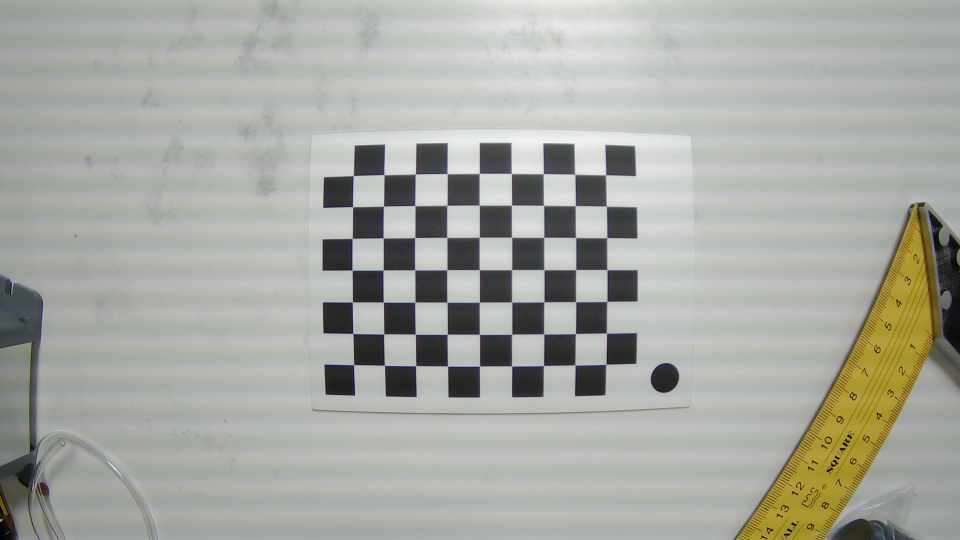
#> input picture calibration_images/session_20250517_054446/image001.jpg, 1920 x 1080 px, given in place of the camera (shown at 1/2 size)
$ python fullscreen_camera_mask.py
#> lines starting #> are read from the running program, lines starting #| are printed output that depends on the picture; after the words box and inside, x2 and y2 are one past the last pixel; in counts of white or black regions, pixels touching at a corner belong together
import cv2
import numpy as np

# Callback funkcija trackbar'ams
def nothing(x):
    pass

# Sukuriamas langas
cv2.namedWindow("Camera Feed", cv2.WND_PROP_FULLSCREEN)
cv2.setWindowProperty("Camera Feed", cv2.WND_PROP_FULLSCREEN, cv2.WINDOW_FULLSCREEN)

# Sukuriami trackbar'ai HSV spalvos nustatymams
cv2.namedWindow("Settings")
cv2.createTrackbar("Lower Hue", "Settings", 0, 179, nothing)
cv2.createTrackbar("Upper Hue", "Settings", 179, 179, nothing)
cv2.createTrackbar("Lower Saturation", "Settings", 104, 255, nothing)
cv2.createTrackbar("Upper Saturation", "Settings", 213, 255, nothing)
cv2.createTrackbar("Lower Value", "Settings", 177, 255, nothing)
cv2.createTrackbar("Upper Value", "Settings", 255, 255, nothing)


# Atidaroma kamera (0 - numatytoji kamera)
cap = cv2.VideoCapture(0)

if not cap.isOpened():
    print("Klaida: Nepavyko atidaryti kameros.")
    exit()

while True:
    # Nuskaitomas kadras iš kameros
    ret, frame = cap.read()
#> frame is the input picture: shape (1080, 1920, 3); mean B, G, R 162.7, 169.6, 167.9
    if not ret:
        print("Klaida: Nepavyko nuskaityti kadro.")
        break

    # Konvertuojamas kadras į HSV spalvų erdvę
    hsv = cv2.cvtColor(frame, cv2.COLOR_BGR2HSV)
#> hsv: shape (1080, 1920, 3); mean H, S, V 57.7, 17.5, 171.2

    # Gaunami HSV reikšmių nustatymai iš trackbar'ų
    lower_hue = cv2.getTrackbarPos("Lower Hue", "Settings")
    upper_hue = cv2.getTrackbarPos("Upper Hue", "Settings")
    lower_saturation = cv2.getTrackbarPos("Lower Saturation", "Settings")
    upper_saturation = cv2.getTrackbarPos("Upper Saturation", "Settings")
    lower_value = cv2.getTrackbarPos("Lower Value", "Settings")
    upper_value = cv2.getTrackbarPos("Upper Value", "Settings")

    # Nustatomi mėlynos spalvos rėžiai HSV formatu
    lower_blue = np.array([lower_hue, lower_saturation, lower_value])
    upper_blue = np.array([upper_hue, upper_saturation, upper_value])

    # Sukuriamas maskas, kuris išskiria tik mėlyną spalvą
    mask = cv2.inRange(hsv, lower_blue, upper_blue)
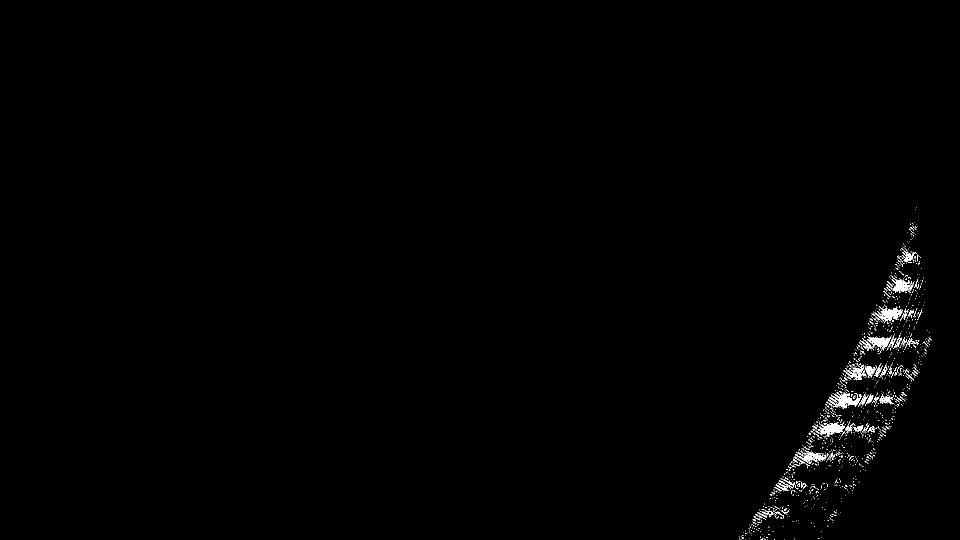
#> mask: shape (1080, 1920) (shown at 1/2 size); 0.56% white; 1257 white regions (1198 under 20 px), largest, box (x1, y1, x2, y2) and area: (1656, 784, 1724, 817) 845, (1720, 671, 1784, 701) 779, (1631, 845, 1690, 871) 753

    # Primenamas maskas ant originalaus kadro
    result = cv2.bitwise_and(frame, frame, mask=mask)

    # --- Mask refinement using morphological operations ---
    kernel = np.ones((5, 5), np.uint8)
    mask_erosion = cv2.erode(mask, kernel, iterations=1)
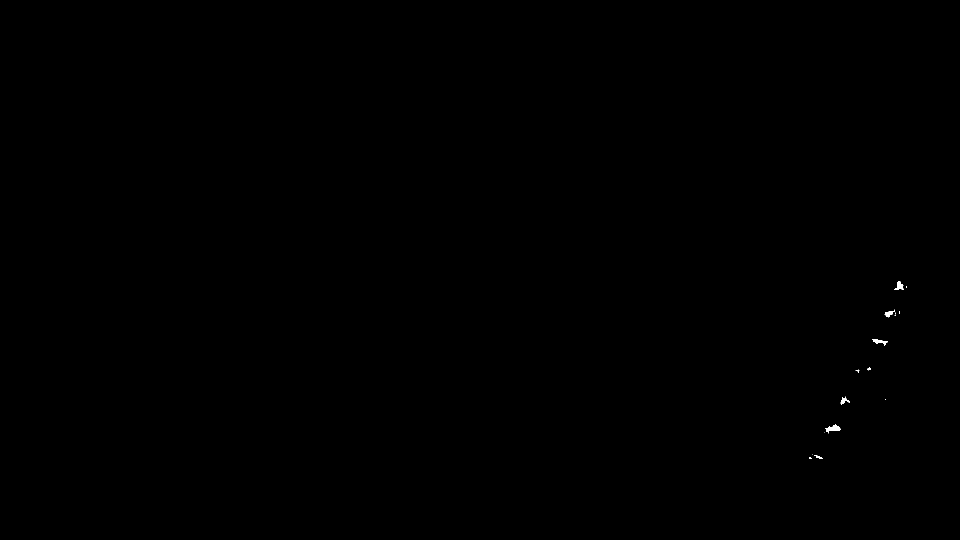
#> mask_erosion: shape (1080, 1920) (shown at 1/2 size); 0.05% white; 16 white regions (8 under 20 px), largest, box (x1, y1, x2, y2) and area: (1651, 849, 1681, 867) 267, (1788, 563, 1808, 580) 171, (1745, 678, 1776, 692) 171
    mask_dilation = cv2.dilate(mask_erosion, kernel, iterations=1)
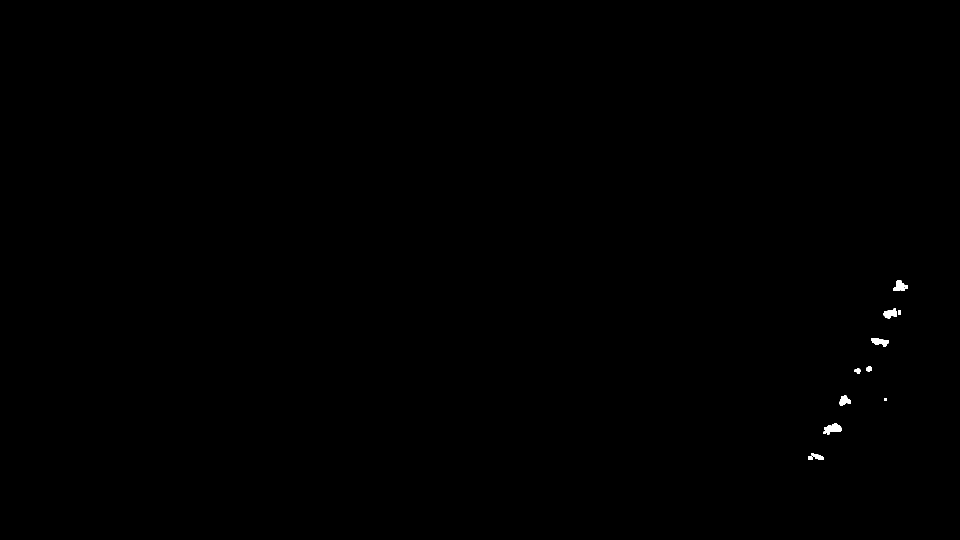
#> mask_dilation: shape (1080, 1920) (shown at 1/2 size); 0.12% white; 10 white regions, largest, box (x1, y1, x2, y2) and area: (1647, 847, 1683, 869) 500, (1786, 561, 1816, 582) 392, (1743, 676, 1778, 694) 379


    # Parodomas originalus kadras ir rezultatas
    cv2.imshow("Camera Feed", frame)
    cv2.imshow("Blue Detection", result)
    cv2.imshow("Mask", mask_dilation)

    # Laukiama klavišo paspaudimo (1 ms)
    key = cv2.waitKey(1)
#> (key q is pressed here)

    # Jei paspaudžiamas 'q' klavišas, išeinama iš ciklo
    if key == ord('q'):
        break

# Atlaisvinami resursai
cap.release()
cv2.destroyAllWindows()
# Modified to include blue color detection with HSV filter

$ run again, on calibration_images/session_20250517_054446/image002.jpg
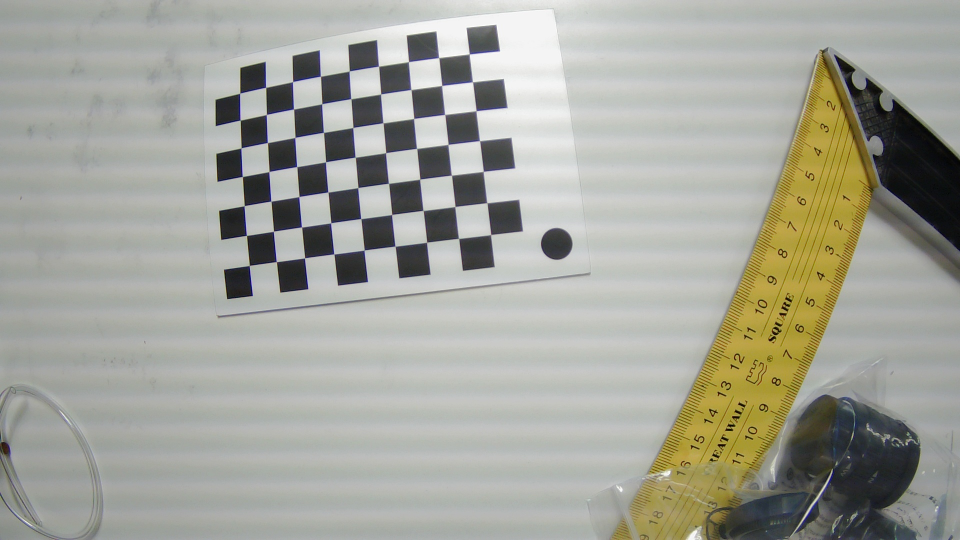
#> input picture calibration_images/session_20250517_054446/image002.jpg, 1920 x 1080 px, given in place of the camera (shown at 1/2 size)
#> frame is the input picture: shape (1080, 1920, 3); mean B, G, R 154.1, 163.8, 163.1
#> hsv: shape (1080, 1920, 3); mean H, S, V 54.8, 24.5, 166.3
#> `mask = cv2.inRange(hsv, lower_blue, upper_blue)`:
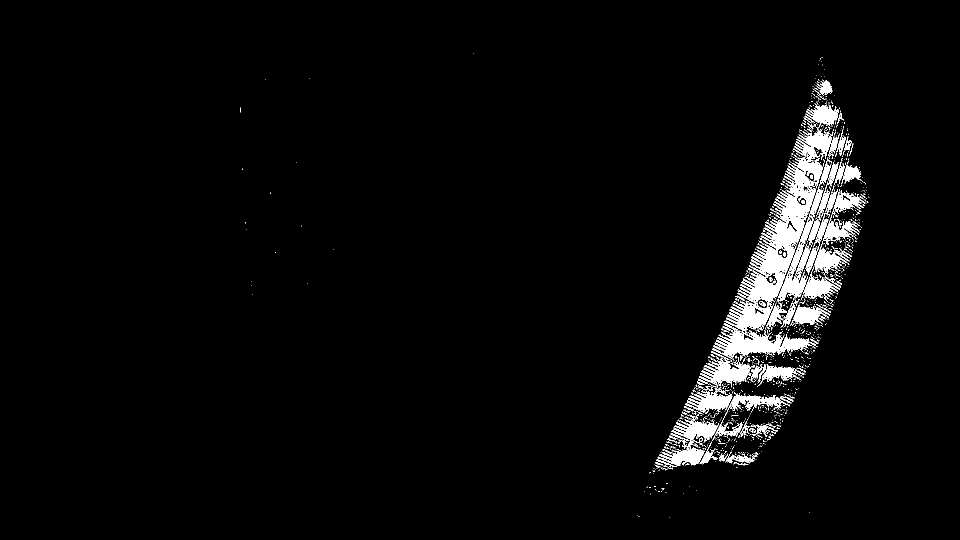
#> mask: shape (1080, 1920) (shown at 1/2 size); 3.2% white; 1334 white regions (1244 under 20 px), largest, box (x1, y1, x2, y2) and area: (1427, 254, 1664, 717) 25664, (1629, 383, 1731, 548) 4474, (1553, 327, 1663, 605) 4303
#> mask_erosion: shape (1080, 1920); 1.2% white; 68 white regions (22 under 20 px), largest, box (x1, y1, x2, y2) and area: (1547, 378, 1626, 489) 2893, (1453, 667, 1561, 708) 2193, (1525, 499, 1586, 544) 1514
#> `mask_dilation = cv2.dilate(mask_erosion, kernel, iterations=1)`:
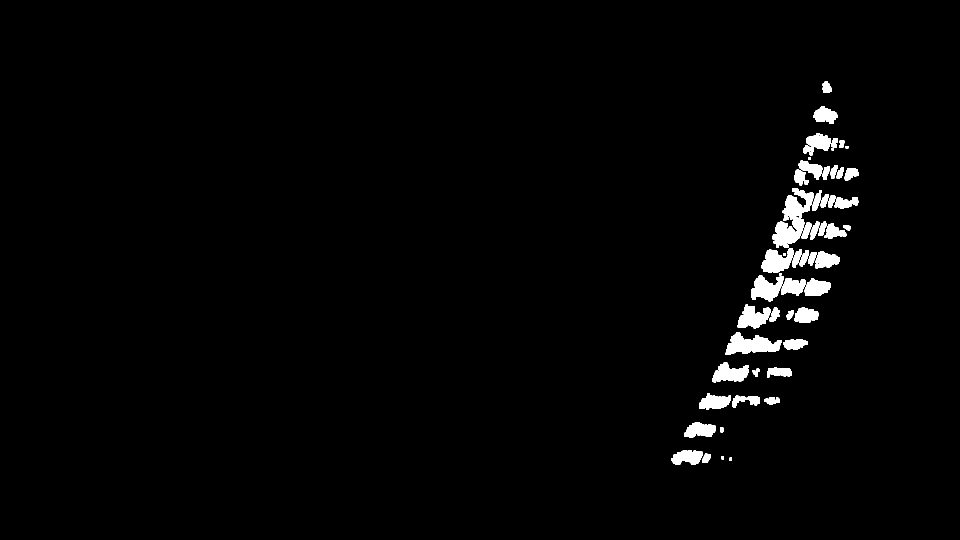
#> mask_dilation: shape (1080, 1920) (shown at 1/2 size); 1.9% white; 53 white regions, largest, box (x1, y1, x2, y2) and area: (1545, 376, 1628, 496) 4515, (1451, 665, 1563, 710) 2969, (1502, 550, 1568, 603) 2085

$ run again, on calibration_images/session_20250517_054446/image003.jpg
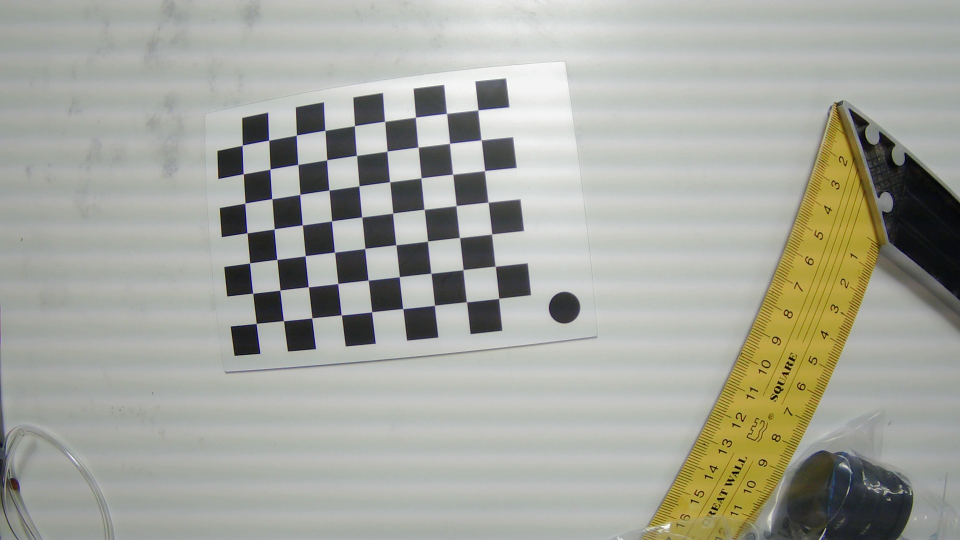
#> input picture calibration_images/session_20250517_054446/image003.jpg, 1920 x 1080 px, given in place of the camera (shown at 1/2 size)
#> frame is the input picture: shape (1080, 1920, 3); mean B, G, R 157.3, 166.3, 165.4
#> hsv: shape (1080, 1920, 3); mean H, S, V 55.8, 22.7, 168.6
#> `mask = cv2.inRange(hsv, lower_blue, upper_blue)`:
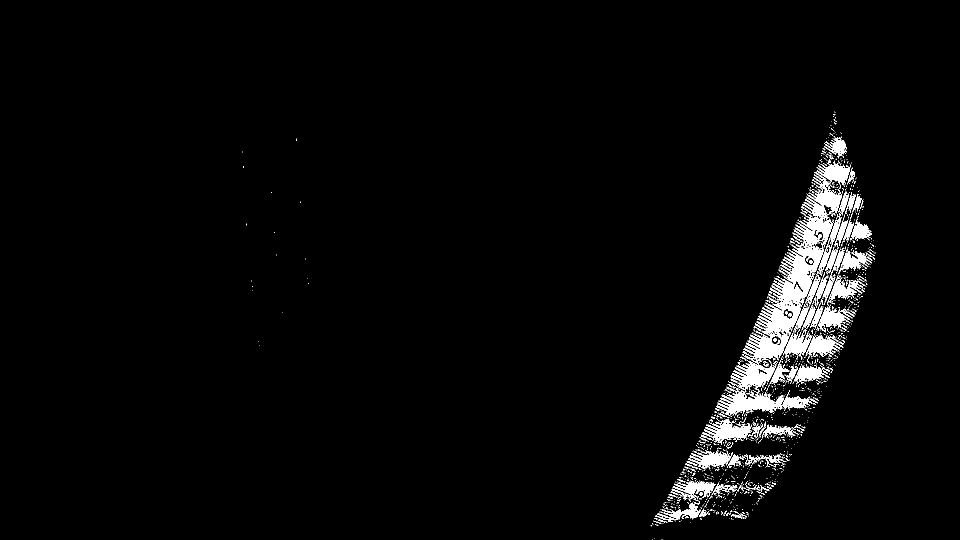
#> mask: shape (1080, 1920) (shown at 1/2 size); 2.8% white; 1458 white regions (1357 under 20 px), largest, box (x1, y1, x2, y2) and area: (1458, 344, 1684, 785) 19577, (1432, 772, 1625, 834) 4305, (1405, 837, 1504, 890) 2198
#> mask_erosion: shape (1080, 1920); 0.9% white; 83 white regions (38 under 20 px), largest, box (x1, y1, x2, y2) and area: (1563, 512, 1631, 606) 2148, (1461, 790, 1559, 821) 1492, (1537, 612, 1598, 661) 1271
#> `mask_dilation = cv2.dilate(mask_erosion, kernel, iterations=1)`:
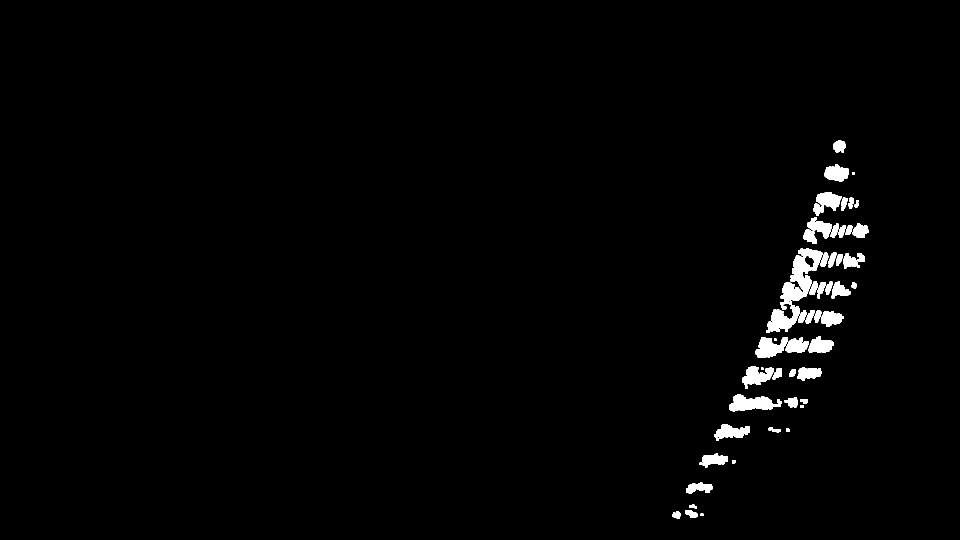
#> mask_dilation: shape (1080, 1920) (shown at 1/2 size); 1.5% white; 59 white regions, largest, box (x1, y1, x2, y2) and area: (1533, 496, 1645, 666) 6167, (1459, 788, 1563, 823) 2208, (1511, 674, 1576, 716) 1704

$ run again, on calibration_images/session_20250517_054446/image004.jpg
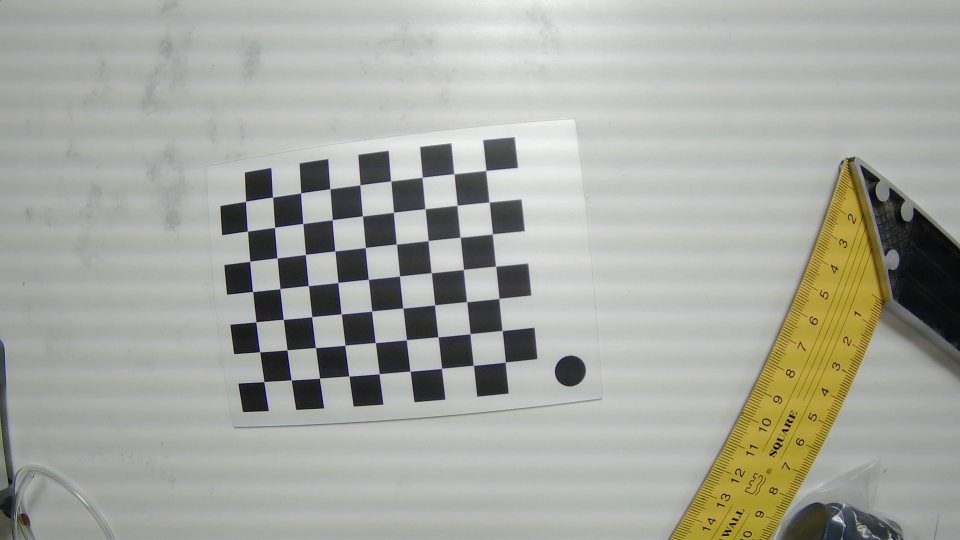
#> input picture calibration_images/session_20250517_054446/image004.jpg, 1920 x 1080 px, given in place of the camera (shown at 1/2 size)
#> frame is the input picture: shape (1080, 1920, 3); mean B, G, R 160.4, 168.4, 167.1
#> hsv: shape (1080, 1920, 3); mean H, S, V 56.8, 20.5, 170.4
#> `mask = cv2.inRange(hsv, lower_blue, upper_blue)`:
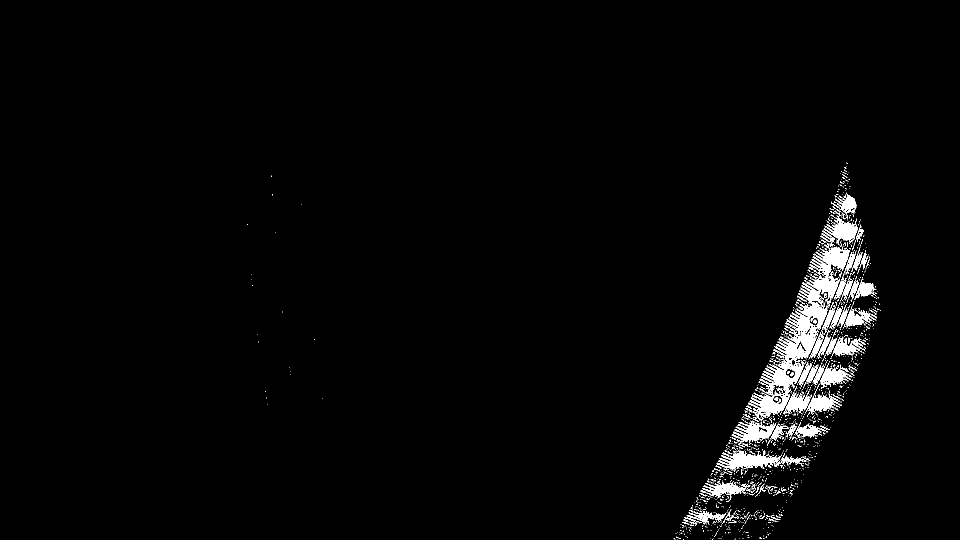
#> mask: shape (1080, 1920) (shown at 1/2 size); 2.1% white; 1509 white regions (1422 under 20 px), largest, box (x1, y1, x2, y2) and area: (1496, 493, 1700, 844) 14555, (1433, 901, 1565, 942) 2440, (1463, 841, 1552, 888) 1824
#> mask_erosion: shape (1080, 1920); 0.59% white; 68 white regions (30 under 20 px), largest, box (x1, y1, x2, y2) and area: (1460, 908, 1545, 934) 985, (1649, 501, 1695, 536) 881, (1668, 449, 1710, 478) 859
#> `mask_dilation = cv2.dilate(mask_erosion, kernel, iterations=1)`:
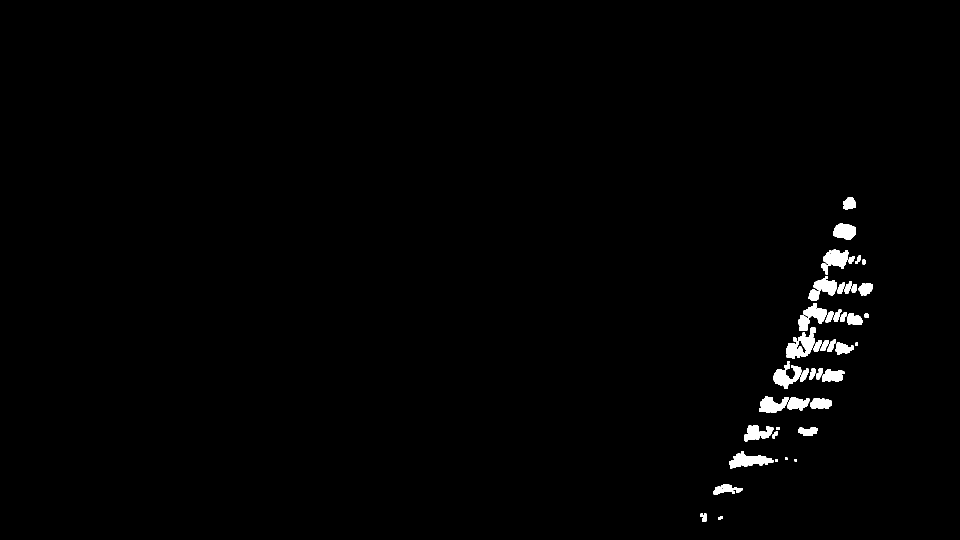
#> mask_dilation: shape (1080, 1920) (shown at 1/2 size); 1.1% white; 49 white regions, largest, box (x1, y1, x2, y2) and area: (1572, 655, 1631, 718) 1883, (1458, 902, 1547, 937) 1584, (1547, 731, 1603, 778) 1324
